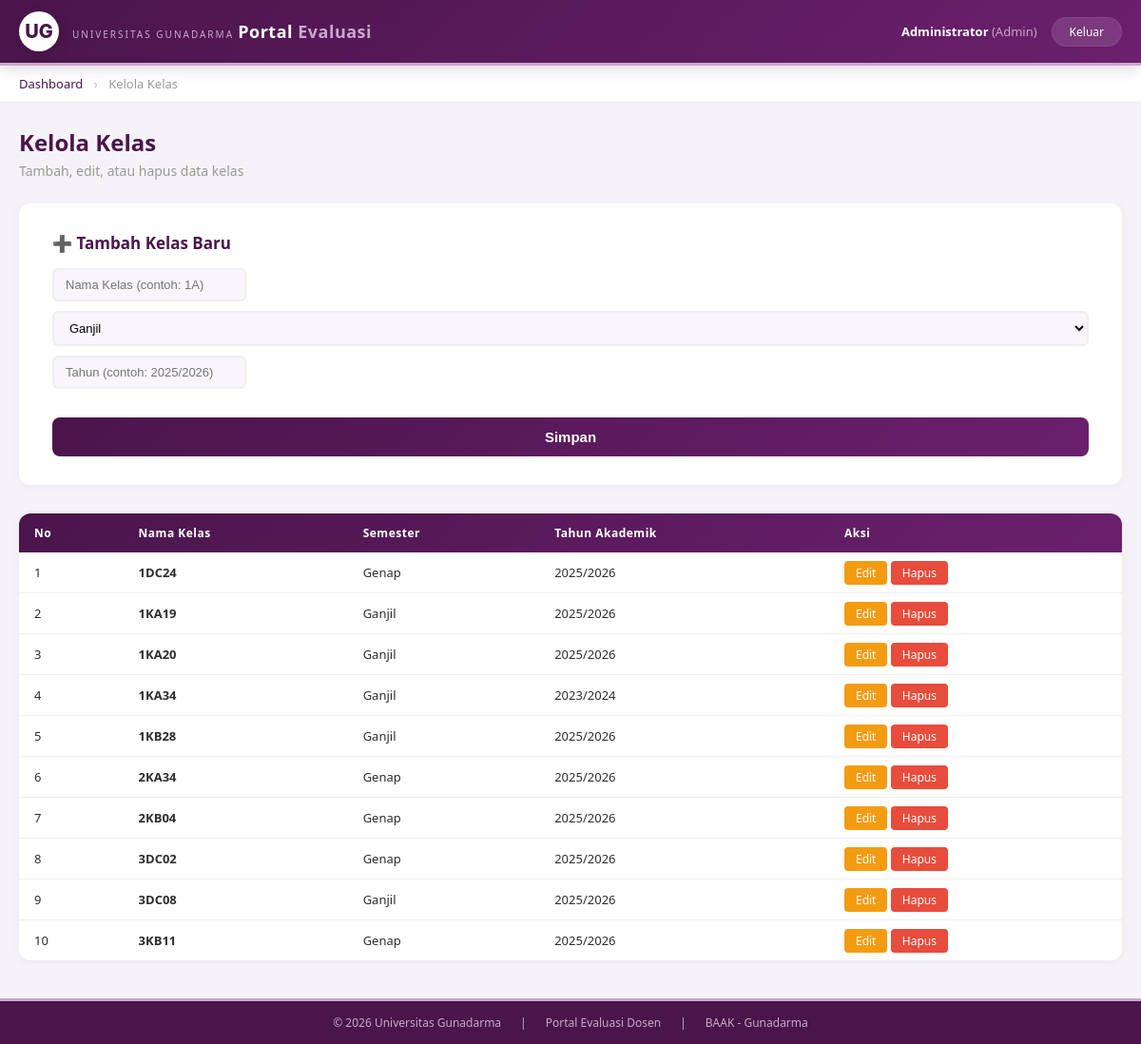
The page /evaluasi_dosen/admin/kelola_kelas.php (signed in) on the database its author committed.
### tables this page shows
CREATE TABLE `kelas` (
  `id` int(11) NOT NULL,
  `nama` varchar(50) DEFAULT NULL,
  `semester` varchar(20) DEFAULT NULL,
  `tahun_akademik` varchar(20) DEFAULT NULL
);

### evaluasi_dosen/admin/kelola_kelas.php (the view, shortened to what this page needs)
<?php
require '../db.php';
$data = mysqli_query($conn, "SELECT * FROM kelas ORDER BY nama");
?>
<!DOCTYPE html>
<html lang="id">
<head>
    <link rel="stylesheet" href="../css/style.css">
</head>
<body>
    <div class="top-bar">
        <div class="wrapper">
            <div class="logo-area">
                <div class="logo-icon">UG</div>
                <div class="logo-text">
                    <span class="univ-name">UNIVERSITAS GUNADARMA</span>
                    <span class="portal-name">Portal <span>Evaluasi</span></span>
                </div>
            </div>
            <div class="user-menu">
                <span class="user-name"> <strong><?= $_SESSION['user_nama'] ?></strong> (Admin)</span>
                <a href="../logout.php" class="btn-logout">Keluar</a>
            </div>
        </div>
    </div>
    <div class="breadcrumb">
        <div class="wrapper">
            <a href="dashboard.php">Dashboard</a>
            <span class="separator">›</span>
            <span>Kelola Kelas</span>
        </div>
    </div>
    <div class="wrapper">
        <div class="page-title">
            <h2> Kelola Kelas</h2>
            <p>Tambah, edit, atau hapus data kelas</p>
        </div>
        <div class="form-box" style="margin-bottom: 30px;">
            <h3 style="color:#4A154B; margin-bottom:15px;">➕ Tambah Kelas Baru</h3>
            <form method="POST" class="form-inline">
                <input type="text" name="nama" placeholder="Nama Kelas (contoh: 1A)" required>
                <select name="semester" required>
                    <option value="Ganjil">Ganjil</option>
                </select>
                <input type="text" name="tahun_akademik" placeholder="Tahun (contoh: 2025/2026)" required>
                <button type="submit" name="tambah">Simpan</button>
            </form>
        </div>
        <div class="table-wrapper">
            <table>
                <thead>
                    <tr>
                        <th>No</th>
                        <th>Nama Kelas</th>
                        <th>Semester</th>
                        <th>Tahun Akademik</th>
                        <th>Aksi</th>
                    </tr>
                </thead>
                <tbody>
                    <?php $no = 1; while ($row = mysqli_fetch_assoc($data)): ?>
                    <tr>
                        <td><?= $no++ ?></td>
                        <td><strong><?= $row['nama'] ?></strong></td>
                        <td><?= $row['semester'] ?></td>
                        <td><?= $row['tahun_akademik'] ?></td>
                        <td>
                            <a href="?edit=<?= $row['id'] ?>" class="btn-edit"> Edit</a>
                            <a href="?hapus=<?= $row['id'] ?>" class="btn-hapus" onclick="return confirm('Yakin hapus?')"> Hapus</a>
                        </td>
                    </tr>
                    <?php endwhile; ?>
                </tbody>
            </table>
        </div>
    </div>
    <div class="footer">
        <div class="wrapper">
            <span>© 2026 Universitas Gunadarma</span>
            <span>|</span>
            <span>Portal Evaluasi Dosen</span>
            <span>|</span>
            <span>BAAK - Gunadarma</span>
        </div>
    </div>
</body>
</html>

### evaluasi_dosen/css/style.css (style rules this page uses)
* { margin: 0; padding: 0; box-sizing: border-box; }
body { font-family: 'Segoe UI', Tahoma, Geneva, Verdana, sans-serif; background: #f5f3f7; min-height: 100vh; color: #2d2d2d; }
.wrapper { max-width: 1200px; margin: 0 auto; padding: 0 20px; }
.top-bar { background: linear-gradient(135deg, #4A154B 0%, #6B206D 100%); color: white; padding: 12px 0; border-bottom: 3px solid #c9a8cc; box-shadow: 0 2px 15px rgba(74, 21, 75, 0.2); position: sticky; top: 0; z-index: 1000; }
.top-bar .wrapper { display: flex; justify-content: space-between; align-items: center; flex-wrap: wrap; gap: 10px; }
.top-bar .logo-area { display: flex; align-items: center; gap: 14px; }
.top-bar .logo-area .logo-icon { font-size: 20px !important; font-weight: 800 !important; background: white !important; color: #4A154B !important; width: 42px !important; height: 42px !important; border-radius: 50% !important; display: flex !important; align-items: center !important; justify-content: center !important; font-family: 'Inter', 'Segoe UI', sans-serif !important; box-shadow: 0 4px 15px rgba(0,0,0,0.15) !important; letter-spacing: 0px !important; }
.top-bar .logo-area .logo-text .univ-name { font-size: 10px; color: #c9a8cc; letter-spacing: 2px; font-weight: 300; }
.top-bar .logo-area .logo-text .portal-name { font-size: 18px; font-weight: 700; letter-spacing: 0.5px; color: white; }
.top-bar .logo-area .logo-text .portal-name span { color: #c9a8cc; }
.top-bar .user-menu { display: flex; align-items: center; gap: 15px; }
.top-bar .user-menu .user-name { font-size: 13px; color: #c9a8cc; }
.top-bar .user-menu .user-name strong { color: white; font-weight: 600; }
.top-bar .user-menu .btn-logout { background: rgba(255,255,255,0.12); color: white; padding: 6px 18px; border-radius: 20px; text-decoration: none; font-size: 12px; font-weight: 500; transition: all 0.3s; border: 1px solid rgba(255,255,255,0.08); }
.breadcrumb { background: white; padding: 10px 0; border-bottom: 1px solid #eee; margin-bottom: 25px; }
.breadcrumb .wrapper { font-size: 13px; color: #999; }
.breadcrumb .wrapper a { color: #4A154B; text-decoration: none; font-weight: 500; }
.breadcrumb .wrapper .separator { margin: 0 8px; color: #c9a8cc; }
.page-title { margin-bottom: 25px; }
.page-title h2 { color: #4A154B; font-size: 24px; font-weight: 700; }
.page-title p { color: #999; font-size: 14px; margin-top: 4px; }
.form-box { background: white; padding: 30px 35px; border-radius: 12px; box-shadow: 0 2px 10px rgba(0,0,0,0.05); }
.form-box select, .form-box textarea { width: 100%; padding: 10px 14px; border: 2px solid #eee; border-radius: 8px; font-size: 14px; transition: all 0.3s; background: #faf8fb; }
.btn-primary, .form-box button[type="submit"] { width: 100%; padding: 12px; background: linear-gradient(135deg, #4A154B, #6B206D); color: white; border: none; border-radius: 8px; font-size: 15px; font-weight: 700; cursor: pointer; margin-top: 20px; transition: all 0.3s; }
.table-wrapper { background: white; border-radius: 12px; overflow-x: auto; box-shadow: 0 2px 10px rgba(0,0,0,0.05); }
.table-wrapper table { width: 100%; border-collapse: collapse; min-width: 600px; }
.table-wrapper thead { background: linear-gradient(135deg, #4A154B, #6B206D); }
.table-wrapper th { color: white; padding: 12px 16px; text-align: left; font-size: 12px; font-weight: 600; letter-spacing: 0.5px; white-space: nowrap; }
.table-wrapper td { padding: 12px 16px; font-size: 13px; border-bottom: 1px solid #f0eef1; }
.table-wrapper tbody tr:last-child td { border-bottom: none; }
.footer { background: #4A154B; color: #c9a8cc; text-align: center; padding: 14px 0; margin-top: 40px; font-size: 12px; border-top: 3px solid #c9a8cc; }
.footer .wrapper { display: flex; justify-content: center; gap: 20px; flex-wrap: wrap; }
.footer span { color: #c9a8cc; }

### rows shown on the page
kelas: nama "1DC24", semester "Genap", tahun_akademik "2025/2026"
kelas: nama "1KA19", semester "Ganjil", tahun_akademik "2025/2026"
kelas: nama "1KA20", semester "Ganjil", tahun_akademik "2025/2026"
kelas: nama "1KA34", semester "Ganjil", tahun_akademik "2023/2024"
kelas: nama "1KB28", semester "Ganjil", tahun_akademik "2025/2026"
kelas: nama "2KA34", semester "Genap", tahun_akademik "2025/2026"
kelas: nama "2KB04", semester "Genap", tahun_akademik "2025/2026"
kelas: nama "3DC02", semester "Genap", tahun_akademik "2025/2026"
kelas: nama "3DC08", semester "Ganjil", tahun_akademik "2025/2026"
kelas: nama "3KB11", semester "Genap", tahun_akademik "2025/2026"

### other values the page prints
$_SESSION['user_nama'] "Administrator"
